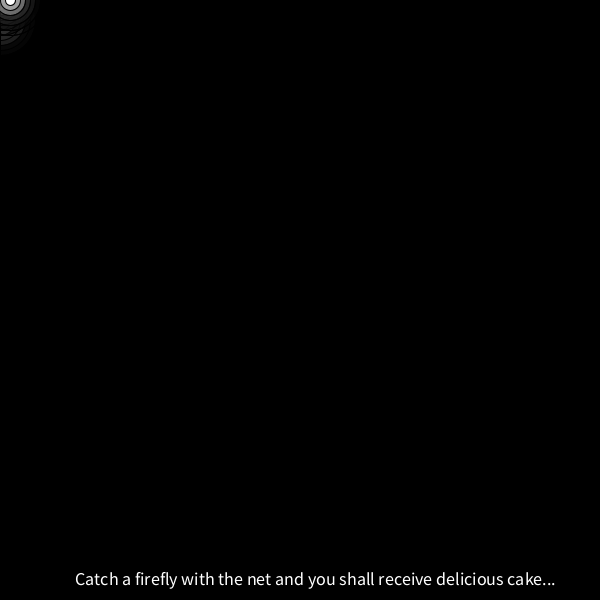
Frame 1 (no input)
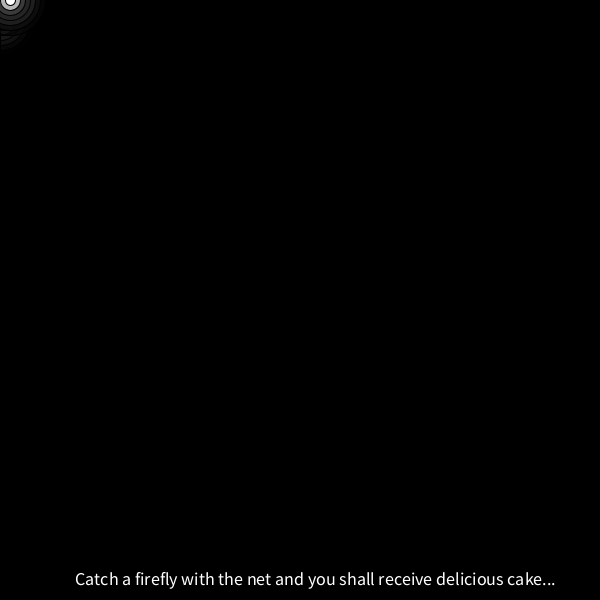
Frame 60 (the mouse pressed at the canvas centre just before this capture)
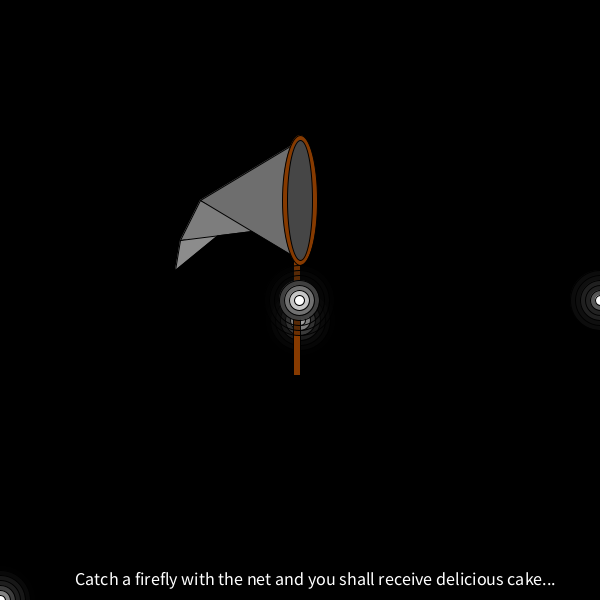
Frame 120 (the mouse held since frame 60 and released just before this capture)

The Processing sketch that drew these frames (run headless with seeded random() and noise(); from frame 60 on, the mouse is pressed at the canvas centre):

// Processing sketch: processing_13615
// ── processing_13615.pde


//Firefly
//by Brianna Hoftun

void setup() {
  size(600, 600);
  background(0);
} 

void draw() {
  background(0);
  fill(8,8,8,random(255));
  ellipse((mouseY), (mouseX+20), 70, 70);
  fill(16,16,16, random(255));
  ellipse((mouseY), (mouseX+20), 60, 60);
  fill(32,32,32,random(255));
  ellipse((mouseY), (mouseX+20), 50,50);
  fill(64,64,64,random(255));
  ellipse((mouseY), (mouseX+20), 40, 40);
  fill(128,128,128, random(255));
  ellipse((mouseY), (mouseX+20), 30, 30);
  fill(220,220,220,random(255));
  ellipse((mouseY), (mouseX+20), 20, 20);
  fill(255);
  ellipse((mouseY), (mouseX+20), 10, 10);
  
  fill(8,8,8,random(255));
  ellipse((mouseY+mouseX), (mouseX), 70, 70);
  fill(16,16,16, random(255));
  ellipse((mouseY+mouseX), (mouseX), 60, 60);
  fill(32,32,32,random(255));
  ellipse((mouseY+mouseX), (mouseX), 50,50);
  fill(64,64,64,random(255));
  ellipse((mouseY+mouseX), (mouseX), 40, 40);
  fill(128,128,128, random(255));
  ellipse((mouseY+mouseX), (mouseX), 30, 30);
  fill(220,220,220,random(255));
  ellipse((mouseY+mouseX), (mouseX), 20, 20);
  fill(255);
  ellipse((mouseY+mouseX), (mouseX), 10, 10);
  
  fill(8,8,8,random(255));
  ellipse((mouseY-mouseX), (mouseX+mouseY), 70, 70);
  fill(16,16,16, random(255));
  ellipse((mouseY-mouseX), (mouseX+mouseY), 60, 60);
  fill(32,32,32,random(255));
  ellipse((mouseY-mouseX), (mouseX+mouseY), 50,50);
  fill(64,64,64,random(255));
  ellipse((mouseY-mouseX), (mouseX+mouseY), 40, 40);
  fill(128,128,128, random(255));
  ellipse((mouseY-mouseX), (mouseX+mouseY), 30, 30);
  fill(220,220,220,random(255));
  ellipse((mouseY-mouseX), (mouseX+mouseY), 20, 20);
  fill(255);
  ellipse((mouseY-mouseX), (mouseX+mouseY), 10, 10);
    
  fill(140);
  triangle((mouseX-120), (mouseY-60), (mouseX-125), (mouseY-30), (mouseX-70), (mouseY-75));
  fill(125);
  triangle((mouseX-100), (mouseY-100), (mouseX-120), (mouseY-60), (mouseX-40), (mouseY-70));
  fill(110);
  triangle(mouseX, (mouseY-40), mouseX, (mouseY-160), (mouseX-100), (mouseY-100));
  fill(134,58,0);
  rect((mouseX-7), (mouseY-45),7,120);
  ellipse(mouseX, (mouseY-100), 35, 130);
  fill(70);
  ellipse(mouseX, (mouseY-100), 25, 120);
  
  fill(8,8,8,random(255));
  ellipse(((mouseY*mouseX+10)/ (mouseX+1)), (mouseY), 70, 70);
  fill(16,16,16, random(255));
  ellipse(((mouseY*mouseX+10)/ (mouseX+1)), (mouseY), 60, 60);
  fill(32,32,32,random(255));
  ellipse(((mouseY*mouseX+10)/ (mouseX+1)), (mouseY), 50,50);
  fill(64,64,64,random(255));
  ellipse(((mouseY*mouseX+10)/ (mouseX+1)), (mouseY), 40, 40);
  fill(128,128,128, random(255));
  ellipse(((mouseY*mouseX+10)/ (mouseX+1)), (mouseY), 30, 30);
  fill(220,220,220,random(255));
  ellipse(((mouseY*mouseX+10)/ (mouseX+1)), (mouseY), 20, 20);
  fill(255);
  ellipse(((mouseY*mouseX+10)/ (mouseX+1)), (mouseY), 10, 10);
  
  fill(8,8,8,random(255));
  ellipse(((mouseY*mouseX+10)/ (mouseX+1)), (mouseY+ (mouseX*2)), 70, 70);
  fill(16,16,16, random(255));
  ellipse(((mouseY*mouseX+10)/ (mouseX+1)), (mouseY+ (mouseX*2)), 60, 60);
  fill(32,32,32,random(255));
  ellipse(((mouseY*mouseX+10)/ (mouseX+1)), (mouseY+ (mouseX*2)), 50,50);
  fill(64,64,64,random(255));
  ellipse(((mouseY*mouseX+10)/ (mouseX+1)), (mouseY+ (mouseX*2)), 40, 40);
  fill(128,128,128, random(255));
  ellipse(((mouseY*mouseX+10)/ (mouseX+1)), (mouseY+ (mouseX*2)), 30, 30);
  fill(220,220,220,random(255));
  ellipse(((mouseY*mouseX+10)/ (mouseX+1)), (mouseY+ (mouseX*2)), 20, 20);
  fill(255);
  ellipse(((mouseY*mouseX+10)/ (mouseX+1)), (mouseY+ (mouseX*2)), 10, 10);

  fill(255);
  textSize(18);
  text("Catch a firefly with the net and you shall receive delicious cake...", 75, 585);
}
      
